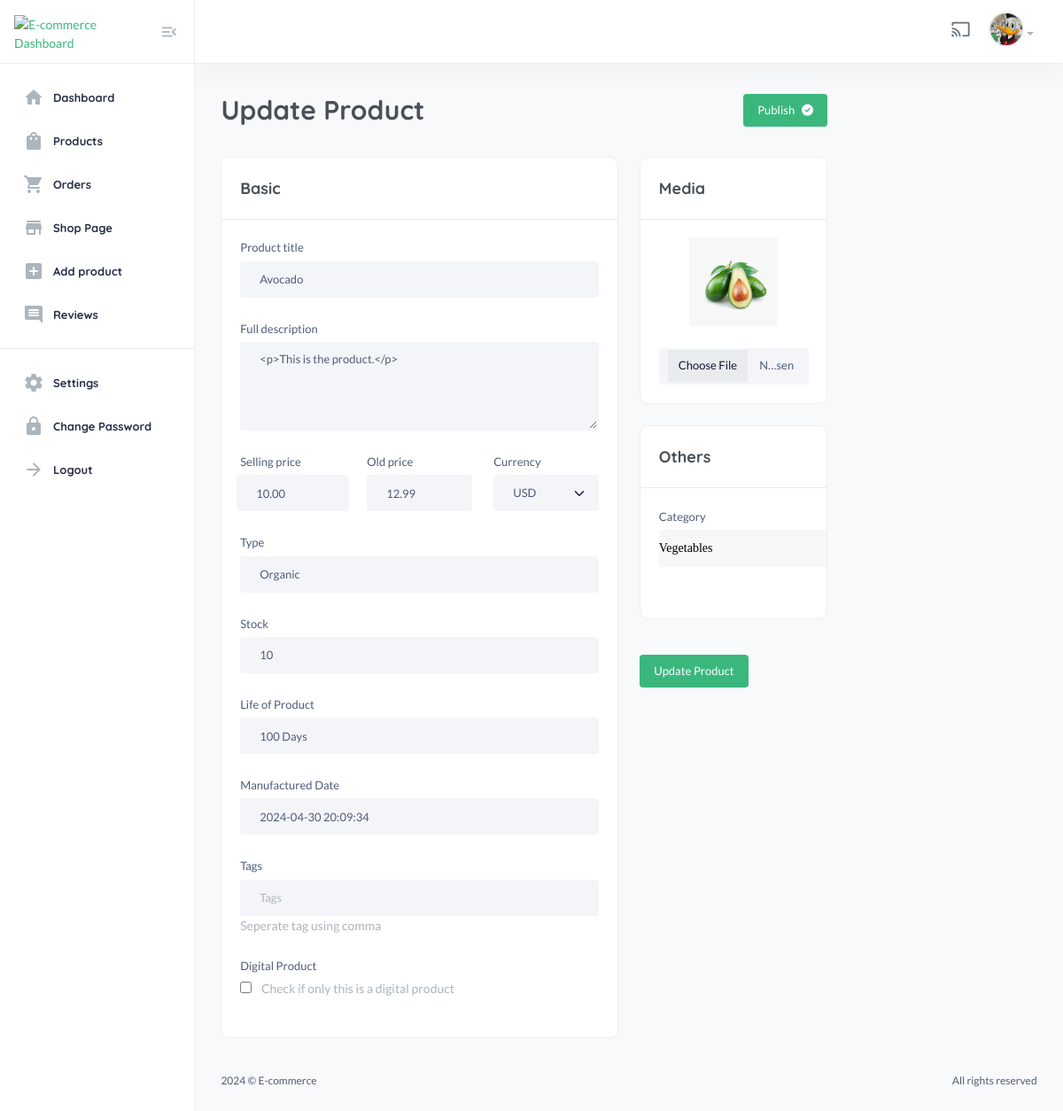
The app's page /useradmin/edit-product/hhdd15aa5c/ (signed in) with its own data.
### userauths/models.py (models this page shows, shortened)
class User(AbstractUser):
    email = models.EmailField(unique=True)
    username = models.CharField(max_length=60)
    bio = models.CharField(max_length=150)
    mfa_secret = models.CharField(max_length=16, blank=True, null=True)
    mfa_enabled = models.BooleanField(default=False)
    USERNAME_FIELD = 'email'
    REQUIRED_FIELDS = ['username']

class Profile(models.Model):
    user = models.OneToOneField(User, on_delete=models.CASCADE)
    image = models.ImageField(upload_to='image', null=True, blank=True)
    full_name = models.CharField(max_length=100, null=True, blank=True)
    bio = models.CharField(max_length=150, null=True, blank=True)
    phone = models.CharField(max_length=100, null=True, blank=True)
    address = models.CharField(max_length=200, null=True, blank=True)
    country = models.CharField(max_length=100, null=True, blank=True)
    verified = models.BooleanField(default=False)

### core/models.py (models this page shows, shortened)
class Product(models.Model):
    pid = ShortUUIDField(unique=True, length=10, max_length=20, alphabet='abcdefgh12345')
    user = models.ForeignKey(User, on_delete=models.SET_NULL, null=True)
    category = models.ForeignKey(Category, on_delete=models.SET_NULL, null=True, related_name='category')
    vendor = models.ForeignKey(Vendor, on_delete=models.SET_NULL, null=True, related_name='vendor')
    title = models.CharField(max_length=100, default='Fresh Pear')
    image = models.ImageField(upload_to=user_directory_path, default='product.jpg')
    description = RichTextUploadingField(null=True, blank=True, default='This is the product.')
    price = models.DecimalField(max_digits=99, decimal_places=2, default='1,99')
    old_price = models.DecimalField(max_digits=99, decimal_places=2, default='2,99')
    specifications = RichTextUploadingField(null=True, blank=True)
    type = models.CharField(max_length=100, default='Organic', null=True, blank=True)
    stock_count = models.CharField(max_length=100, default='10', null=True, blank=True)
    life = models.CharField(max_length=100, default='100 Days', null=True, blank=True)
    mfd = models.DateTimeField(auto_now_add=False, null=True, blank=True)
    tags = TaggableManager(blank=True)
    product_status = models.CharField(choices=STATUS, max_length=10, default='in_review')
    status = models.BooleanField(default=True)
    in_stock = models.BooleanField(default=True)
    featured = models.BooleanField(default=False)
    digital = models.BooleanField(default=False)
    sku = ShortUUIDField(unique=True, length=4, max_length=10, prefix='sku', alphabet='1234567890')
    date = models.DateTimeField(auto_now_add=True)
    updated = models.DateTimeField(null=True, blank=True)
    class Meta:
        verbose_name_plural = 'Products'

### useradmin/decorators.py (the view)
    def wrapper(request, *args, **kwargs):
        if request.user.is_superuser != True:
            messages.warning(request, "You are not authorized to view this page!")
            return redirect('/user/sign-in/')
        return view_func(request, *args, **kwargs)

### templates/useradmin/edit-product.html (shortened to what this page needs)
{% extends 'useradmin/base.html' %}
{% load static %}
{% block content %}
<head>
</head>
            <section class="content-main">
                <form method="POST" enctype="multipart/form-data">
                <div class="row">
                    <div class="col-9">
                        <div class="content-header">
                            <h2 class="content-title">Update Product</h2>
                            <div>
                                <button class="btn btn-md rounded font-sm hover-up">Publish <i class="fas fa-check-circle ms-2"></i></button>
                            </div>
                        </div>
                    </div>
                    <div class="col-lg-6">
                        <div class="card mb-4">
                            <div class="card-header">
                                <h4>Basic</h4>
                            </div>
                            <div class="card-body">
                                    <div class="mb-4">
                                        <label for="product_name" class="form-label">Product title</label>
                                        {{form.title}}
                                    </div>
                                    <div class="mb-4">
                                        <label class="form-label">Full description</label>
                                        {{form.description}}
                                    </div>
                                    <div class="row">
                                        <div class="col-lg-4">
                                            <div class="mb-4">
                                                <label class="form-label">Selling price</label>
                                                <div class="row gx-2">
                                        {{form.price}}
                                                </div>
                                            </div>
                                        </div>
                                        <div class="col-lg-4">
                                            <div class="mb-4">
                                                <label class="form-label">Old price</label>
                                        {{form.old_price}}
                                            </div>
                                        </div>
                                        <div class="col-lg-4">
                                            <label class="form-label">Currency</label>
                                            <select class="form-select">
                                                <option>USD</option>
                                            </select>
                                        </div>
                                    </div>
                                    <div class="mb-4">
                                        <label class="form-label">Type</label>
                                        {{form.type}}
                                    </div>
                                    <div class="mb-4">
                                        <label class="form-label">Stock</label>
                                        {{form.stock_count}}
                                    </div>
                                    <div class="mb-4">
                                        <label class="form-label">Life of Product</label>
                                        {{form.life}}
                                    </div>
                                    <div class="mb-4">
                                        <label class="form-label">Manufactured Date</label>
                                        {{form.mfd}}
                                    </div>
                                    <div class="mb-4">
                                        <label class="form-label">Tags</label>
                                        {{form.tags}}
                                        <small class="text-muted">Seperate tag using comma</small>
                                    </div>
                                    <div class="mb-4">
                                        <label class="form-label">Digital Product</label>
                                        <br>
                                        {{form.digital}}
                                        <small class="text-muted ms-2">Check if only this is a digital product</small>
                                    </div>
                            </div>
                        </div>
                    </div>
                    <div class="col-lg-3">
                        <div class="card mb-4">
                            <div class="card-header">
                                <h4>Media</h4>
                            </div>
                            <div class="card-body">
                                <div class="input-upload">
                                    <img src="{{ product.image.url }}" alt="" />
                                    {{form.image}}
                                </div>
                            </div>
                        </div>
                        <div class="card mb-4">
                            <div class="card-header">
                                <h4>Others</h4>
                            </div>
                            <div class="card-body">
                                <div class="row gx-2">
                                    <div class="col-sm-6 mb-3">
                                        <label class="form-label">Category</label>
                                        {{form.category}}
                                    </div>
                                </div>
                            </div>
                            <br>
                        </div>
                        <button class="btn mt-3 btn-md rounded font-sm hover-up" type="submit">Update Product</button>
                    </div>
                </div>
                </form>
            </section>
{% endblock content %}

### templates/useradmin/base.html (shortened to what this page needs)
{% load static %}
<!DOCTYPE html>
<html lang="en">
    <head>
        <link href="{% static 'assets2/css/main.css' %}" rel="stylesheet" type="text/css" />
        <link rel="stylesheet" href="https://cdnjs.cloudflare.com/ajax/libs/font-awesome/6.0.0/css/all.min.css" />
    </head>
    <body>
        <aside class="navbar-aside" id="offcanvas_aside">
            <div class="aside-top">
                <a href="{% url 'useradmin:dashboard' %}" class="brand-wrap">
                    <img src="https://clipground.com/images/ecommerce-logo-png-11.png" class="logo" alt="E-commerce Dashboard" />
                </a>
                <div>
                    <a href="{% url 'core:index' %}" class="btn btn-icon btn-aside-minimize"><i class="text-muted material-icons md-menu_open"></i></a>
                </div>
            </div>
            <nav>
                <ul class="menu-aside">
                    <li class="menu-item {% if '/useradmin/dashboard/' in request.path %}active{% endif %}">
                        <a class="menu-link" href="{% url 'useradmin:dashboard' %}">
                            <i class="icon material-icons md-home"></i>
                            <span class="text">Dashboard</span>
                        </a>
                    </li>
                    <li class="menu-item {% if '/useradmin/products/' in request.path %}active{% endif %}">
                        <a class="menu-link" href="{% url 'useradmin:products' %}">
                            <i class="icon material-icons md-shopping_bag"></i>
                            <span class="text">Products</span>
                        </a>
                    </li>
                    <li class="menu-item {% if '/useradmin/orders/' in request.path %}active{% endif %}">
                        <a class="menu-link" href="{% url 'useradmin:orders' %}">
                            <i class="icon material-icons md-shopping_cart"></i>
                            <span class="text">Orders</span>
                        </a>
                    </li>
                    <li class="menu-item">
                        <a class="menu-link" href="{% url 'useradmin:shop-page' %}">
                            <i class="icon material-icons md-store"></i>
                            <span class="text">Shop Page</span>
                        </a>
                    </li>
                    <li class="menu-item ">
                        <a class="menu-link" href="{% url 'useradmin:add-product' %}">
                            <i class="icon material-icons md-add_box"></i>
                            <span class="text">Add product</span>
                        </a>
                    </li>
                    <li class="menu-item">
                        <a class="menu-link" href="{% url 'useradmin:reviews' %}">
                            <i class="icon material-icons md-comment"></i>
                            <span class="text">Reviews</span>
                        </a>
                    </li>
                </ul>
                <hr />
                <ul class="menu-aside">
                    <li class="menu-item">
                        <a class="menu-link" href="{% url 'useradmin:settings' %}">
                            <i class="icon material-icons md-settings"></i>
                            <span class="text">Settings</span>
                        </a>
                    </li>
                    <li class="menu-item">
                        <a class="menu-link" href="{% url 'useradmin:change_password' %}">
                            <i class="icon material-icons md-lock"></i>
                            <span class="text"> Change Password </span>
                        </a>
                    </li>
                    <li class="menu-item">
                        <a class="menu-link" href="#">
                            <i class="icon material-icons md-arrow_forward"></i>
                            <span class="text">Logout</span>
                        </a>
                    </li>
                </ul>
                <br />
                <br />
            </nav>
        </aside>
        <main class="main-wrap">
            <header class="main-header navbar">
                <div class="col-nav">
                    <ul class="nav">
                        <li class="nav-item">
                            <a href="#" class="requestfullscreen nav-link btn-icon"><i class="material-icons md-cast"></i></a>
                        </li>
                        <li class="dropdown nav-item">
                            <a class="dropdown-toggle" data-bs-toggle="dropdown" href="#" id="dropdownAccount" aria-expanded="false">
                                {% if request.user.profile.image %}
                                <img class="img-xs rounded-circle" src="{{request.user.profile.image.url}}" alt="User" />
                                {% else %}
                                <img class="img-xs rounded-circle" src="https://www.shutterstock.com/image-vector/vector-flat-illustration-grayscale-avatar-600nw-2281862025.jpg" alt="User" />
                                {% endif %}
                            </a>
                        </li>
                    </ul>
                </div>
            </header>
            {% block content %}
            {% endblock content %}
            <footer class="main-footer font-xs">
                <div class="row pb-30 pt-15">
                    <div class="col-sm-6">
                        &copy; E-commerce
                    </div>
                    <div class="col-sm-6">
                        <div class="text-sm-end">All rights reserved</div>
                    </div>
                </div>
            </footer>
        </main>
    </body>
</html>

### records on screen
User: user.profile.image (picture)
Product: title "Avocado", description "<p>This is the product.</p>", price "10.00", old_price "12.99", type "Organic", stock_count "10", life "100 Days", mfd "2024-04-30 20:09:34", image (picture), category "Vegetables"
